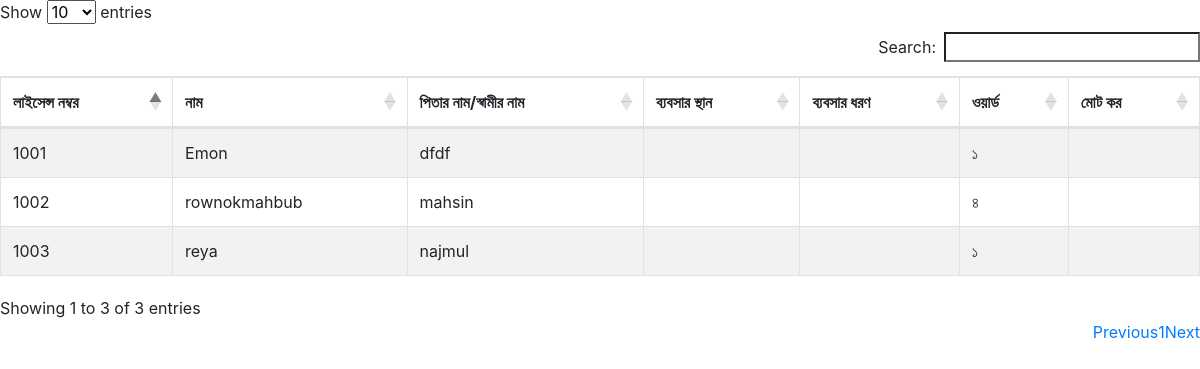
/banijjik.php, run on an earlier commit of the app's database.
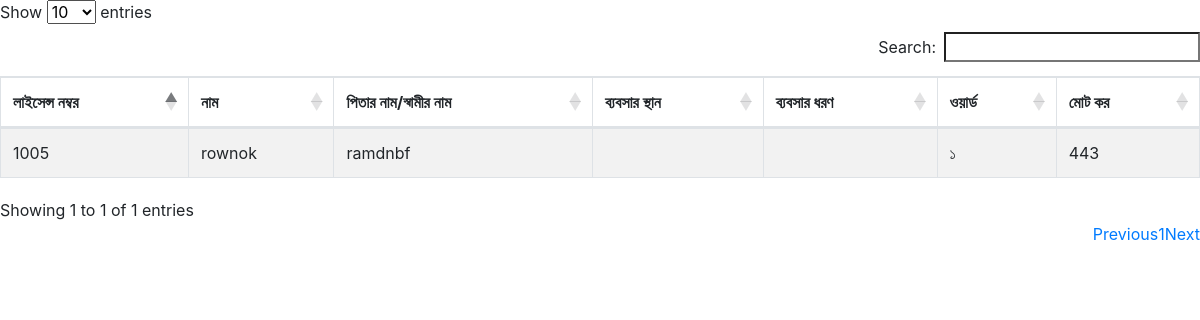
And on a later commit of the database.
### tables this page shows
CREATE TABLE `tadeentry` (
  `licence_no` int(11) NOT NULL,
  `name` varchar(255) NOT NULL,
  `father_husband` varchar(255) NOT NULL,
  `mother_name` varchar(255) NOT NULL,
  `word` varchar(255) NOT NULL,
  `bplace` varchar(255) NOT NULL,
  `tradename` varchar(255) NOT NULL,
  `babsardhoron` varchar(255) NOT NULL,
  `kor` varchar(255) NOT NULL,
  `voterid` varchar(255) NOT NULL,
  `mobileno` varchar(255) NOT NULL
);

### banijjik.php (the view, shortened to what this page needs)
<?php
    include '_dbconnect.php';
?>
<!DOCTYPE html>
<html lang="en">
<head>
    <link rel="stylesheet" href="https://cdnjs.cloudflare.com/ajax/libs/twitter-bootstrap/4.5.2/css/bootstrap.css">
    <link rel="stylesheet" href="https://cdn.datatables.net/1.10.23/css/dataTables.bootstrap4.min.css">
</head>
<body>
    <table id="example" class="table table-striped table-bordered" style="width:100%">
        <thead>
            <tr>
            <th>লাইসেন্স নম্বর</th>
            <th>নাম</th>
            <th>পিতার নাম/স্বামীর নাম</th>
            <th>ব্যবসার স্থান</th>
            <th>ব্যবসার ধরণ</th>
            <th>ওয়ার্ড</th>
            <th>মোট কর</th>
            </tr>
        </thead>
        <tbody>
            <?php
                 $query = "SELECT * FROM tadeentry  ";
                $all_data = mysqli_query($con, $query);
                while($row = mysqli_fetch_array($all_data)){
                    ?>
                        <tr>
                        <td><?= $row['licence_no'] ?></td>
              <td><?= $row['name'] ?></td>
              <td><?= $row['father_husband'] ?></td>
              <td><?= $row['messars'] ?></td>
              <td><?= $row['babshardhoron'] ?></td>
              <td><?= $row['word'] ?></td>
              <td><?= $row['kor'] ?></td>
                        </tr>
                    <?php
                }
            ?>
        </tbody>
    </table>
</body>
</html>

What changed in the data, as far as the page shows it:
removed tadeentry: licence_no "1001", name "Emon", father_husband "dfdf", word "১"
removed tadeentry: licence_no "1002", name "rownokmahbub", father_husband "mahsin", word "৪"
removed tadeentry: licence_no "1003", name "reya", father_husband "najmul", word "১"
added tadeentry: licence_no "1005", name "rownok", father_husband "ramdnbf", word "১", kor "443"
Also different on the page:
text written by a page script: "Show entries Search: Showing 1 to 3 of 3 entries Previous 1 Next" → "Show entries Search: Showing 1 to 1 of 1 entries Previous 1 Next"
